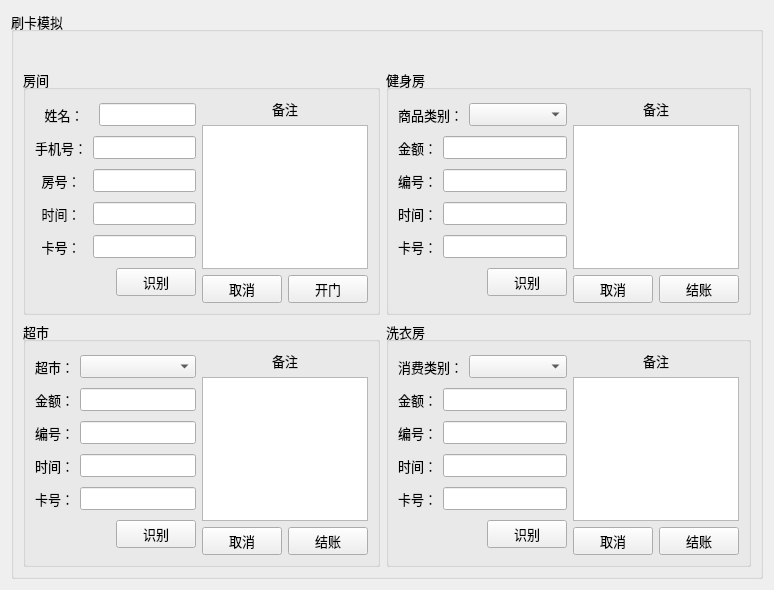
<?xml version="1.0" encoding="UTF-8"?>
<ui version="4.0">
 <class>ConsumePage</class>
 <widget class="QWidget" name="ConsumePage">
  <property name="geometry">
   <rect>
    <x>0</x>
    <y>0</y>
    <width>774</width>
    <height>590</height>
   </rect>
  </property>
  <property name="windowTitle">
   <string>Form</string>
  </property>
  <layout class="QHBoxLayout" name="horizontalLayout">
   <item>
    <widget class="QGroupBox" name="groupBox">
     <property name="font">
      <font>
       <family>Times New Roman</family>
       <pointsize>10</pointsize>
      </font>
     </property>
     <property name="title">
      <string>刷卡模拟</string>
     </property>
     <layout class="QVBoxLayout" name="verticalLayout_9">
      <item>
       <widget class="QLabel" name="label_Tips">
        <property name="font">
         <font>
          <family>Times New Roman</family>
          <pointsize>14</pointsize>
         </font>
        </property>
        <property name="text">
         <string/>
        </property>
        <property name="alignment">
         <set>Qt::AlignCenter</set>
        </property>
        <property name="margin">
         <number>6</number>
        </property>
       </widget>
      </item>
      <item>
       <layout class="QGridLayout" name="gridLayout_3">
        <item row="0" column="0">
         <widget class="QGroupBox" name="groupBox_2">
          <property name="font">
           <font>
            <family>Times New Roman</family>
            <pointsize>10</pointsize>
           </font>
          </property>
          <property name="title">
           <string>房间</string>
          </property>
          <layout class="QGridLayout" name="gridLayout_9" columnstretch="3,2">
           <item row="0" column="0">
            <layout class="QGridLayout" name="gridLayout">
             <item row="1" column="1" colspan="3">
              <widget class="QLineEdit" name="lineEdit_telephoneNumber">
               <property name="font">
                <font>
                 <family>Times New Roman</family>
                 <pointsize>10</pointsize>
                </font>
               </property>
              </widget>
             </item>
             <item row="5" column="2">
              <spacer name="horizontalSpacer">
               <property name="font">
                <font>
                 <family>Times New Roman</family>
                 <pointsize>10</pointsize>
                </font>
               </property>
               <property name="orientation">
                <enum>Qt::Horizontal</enum>
               </property>
               <property name="sizeHint" stdset="0">
                <size>
                 <width>40</width>
                 <height>20</height>
                </size>
               </property>
              </spacer>
             </item>
             <item row="2" column="0">
              <widget class="QLabel" name="label_3">
               <property name="font">
                <font>
                 <family>Times New Roman</family>
                 <pointsize>10</pointsize>
                </font>
               </property>
               <property name="text">
                <string>房号：</string>
               </property>
               <property name="alignment">
                <set>Qt::AlignCenter</set>
               </property>
              </widget>
             </item>
             <item row="4" column="1" colspan="3">
              <widget class="QLineEdit" name="lineEdit_tagId">
               <property name="font">
                <font>
                 <family>Times New Roman</family>
                 <pointsize>10</pointsize>
                </font>
               </property>
               <property name="text">
                <string/>
               </property>
              </widget>
             </item>
             <item row="2" column="1" colspan="3">
              <widget class="QLineEdit" name="lineEdit_roomId">
               <property name="font">
                <font>
                 <family>Times New Roman</family>
                 <pointsize>10</pointsize>
                </font>
               </property>
              </widget>
             </item>
             <item row="0" column="0" colspan="2">
              <widget class="QLabel" name="label">
               <property name="font">
                <font>
                 <family>Times New Roman</family>
                 <pointsize>10</pointsize>
                </font>
               </property>
               <property name="text">
                <string>姓名：</string>
               </property>
               <property name="alignment">
                <set>Qt::AlignCenter</set>
               </property>
              </widget>
             </item>
             <item row="5" column="3">
              <widget class="QPushButton" name="btn_Enventory">
               <property name="font">
                <font>
                 <family>Times New Roman</family>
                 <pointsize>10</pointsize>
                </font>
               </property>
               <property name="text">
                <string>识别</string>
               </property>
              </widget>
             </item>
             <item row="0" column="2" colspan="2">
              <widget class="QLineEdit" name="lineEdit_customerName"/>
             </item>
             <item row="3" column="0">
              <widget class="QLabel" name="label_5">
               <property name="font">
                <font>
                 <family>Times New Roman</family>
                 <pointsize>10</pointsize>
                </font>
               </property>
               <property name="text">
                <string>时间：</string>
               </property>
               <property name="alignment">
                <set>Qt::AlignCenter</set>
               </property>
              </widget>
             </item>
             <item row="3" column="1" colspan="3">
              <widget class="QLineEdit" name="lineEdit_time1">
               <property name="font">
                <font>
                 <family>Times New Roman</family>
                 <pointsize>10</pointsize>
                </font>
               </property>
               <property name="text">
                <string/>
               </property>
              </widget>
             </item>
             <item row="4" column="0">
              <widget class="QLabel" name="label_7">
               <property name="font">
                <font>
                 <family>Times New Roman</family>
                 <pointsize>10</pointsize>
                </font>
               </property>
               <property name="text">
                <string>卡号：</string>
               </property>
               <property name="alignment">
                <set>Qt::AlignCenter</set>
               </property>
              </widget>
             </item>
             <item row="1" column="0">
              <widget class="QLabel" name="label_2">
               <property name="font">
                <font>
                 <family>Times New Roman</family>
                 <pointsize>10</pointsize>
                </font>
               </property>
               <property name="text">
                <string>手机号：</string>
               </property>
               <property name="alignment">
                <set>Qt::AlignCenter</set>
               </property>
              </widget>
             </item>
            </layout>
           </item>
           <item row="0" column="1">
            <layout class="QVBoxLayout" name="verticalLayout_3">
             <item>
              <layout class="QVBoxLayout" name="verticalLayout">
               <item>
                <widget class="QLabel" name="label_6">
                 <property name="font">
                  <font>
                   <family>Times New Roman</family>
                   <pointsize>10</pointsize>
                  </font>
                 </property>
                 <property name="text">
                  <string>备注</string>
                 </property>
                 <property name="alignment">
                  <set>Qt::AlignCenter</set>
                 </property>
                </widget>
               </item>
               <item>
                <widget class="QTextEdit" name="remark">
                 <property name="font">
                  <font>
                   <family>Times New Roman</family>
                   <pointsize>10</pointsize>
                  </font>
                 </property>
                </widget>
               </item>
              </layout>
             </item>
             <item>
              <layout class="QHBoxLayout" name="horizontalLayout_2">
               <item>
                <widget class="QPushButton" name="btn_Cancel">
                 <property name="font">
                  <font>
                   <family>Times New Roman</family>
                   <pointsize>10</pointsize>
                  </font>
                 </property>
                 <property name="text">
                  <string>取消</string>
                 </property>
                </widget>
               </item>
               <item>
                <widget class="QPushButton" name="btn_OK">
                 <property name="font">
                  <font>
                   <family>Times New Roman</family>
                   <pointsize>10</pointsize>
                  </font>
                 </property>
                 <property name="text">
                  <string>开门</string>
                 </property>
                </widget>
               </item>
              </layout>
             </item>
            </layout>
           </item>
          </layout>
         </widget>
        </item>
        <item row="0" column="1">
         <widget class="QGroupBox" name="groupBox_3">
          <property name="font">
           <font>
            <family>Times New Roman</family>
            <pointsize>10</pointsize>
           </font>
          </property>
          <property name="title">
           <string>健身房</string>
          </property>
          <layout class="QGridLayout" name="gridLayout_10" columnstretch="3,2">
           <item row="0" column="0">
            <layout class="QGridLayout" name="gridLayout_2">
             <item row="0" column="0" colspan="2">
              <widget class="QLabel" name="label_8">
               <property name="font">
                <font>
                 <family>Times New Roman</family>
                 <pointsize>10</pointsize>
                </font>
               </property>
               <property name="text">
                <string>商品类别：</string>
               </property>
               <property name="alignment">
                <set>Qt::AlignRight|Qt::AlignTrailing|Qt::AlignVCenter</set>
               </property>
              </widget>
             </item>
             <item row="0" column="2" colspan="2">
              <widget class="QComboBox" name="comboBox_goodsName">
               <property name="font">
                <font>
                 <family>Times New Roman</family>
                 <pointsize>10</pointsize>
                </font>
               </property>
              </widget>
             </item>
             <item row="1" column="0">
              <widget class="QLabel" name="label_9">
               <property name="font">
                <font>
                 <family>Times New Roman</family>
                 <pointsize>10</pointsize>
                </font>
               </property>
               <property name="text">
                <string>金额：</string>
               </property>
               <property name="alignment">
                <set>Qt::AlignRight|Qt::AlignTrailing|Qt::AlignVCenter</set>
               </property>
              </widget>
             </item>
             <item row="1" column="1" colspan="3">
              <widget class="QLineEdit" name="lineEdit_value1">
               <property name="font">
                <font>
                 <family>Times New Roman</family>
                 <pointsize>10</pointsize>
                </font>
               </property>
              </widget>
             </item>
             <item row="3" column="0">
              <widget class="QLabel" name="label_12">
               <property name="font">
                <font>
                 <family>Times New Roman</family>
                 <pointsize>10</pointsize>
                </font>
               </property>
               <property name="text">
                <string>时间：</string>
               </property>
               <property name="alignment">
                <set>Qt::AlignRight|Qt::AlignTrailing|Qt::AlignVCenter</set>
               </property>
              </widget>
             </item>
             <item row="3" column="1" colspan="3">
              <widget class="QLineEdit" name="lineEdit_time2">
               <property name="font">
                <font>
                 <family>Times New Roman</family>
                 <pointsize>10</pointsize>
                </font>
               </property>
               <property name="text">
                <string/>
               </property>
              </widget>
             </item>
             <item row="4" column="1" colspan="3">
              <widget class="QLineEdit" name="lineEdit_tagId1">
               <property name="font">
                <font>
                 <family>Times New Roman</family>
                 <pointsize>10</pointsize>
                </font>
               </property>
               <property name="text">
                <string/>
               </property>
              </widget>
             </item>
             <item row="5" column="2">
              <spacer name="horizontalSpacer_2">
               <property name="font">
                <font>
                 <family>Times New Roman</family>
                 <pointsize>10</pointsize>
                </font>
               </property>
               <property name="orientation">
                <enum>Qt::Horizontal</enum>
               </property>
               <property name="sizeHint" stdset="0">
                <size>
                 <width>40</width>
                 <height>20</height>
                </size>
               </property>
              </spacer>
             </item>
             <item row="4" column="0">
              <widget class="QLabel" name="label_13">
               <property name="font">
                <font>
                 <family>Times New Roman</family>
                 <pointsize>10</pointsize>
                </font>
               </property>
               <property name="text">
                <string>卡号：</string>
               </property>
               <property name="alignment">
                <set>Qt::AlignRight|Qt::AlignTrailing|Qt::AlignVCenter</set>
               </property>
              </widget>
             </item>
             <item row="2" column="0">
              <widget class="QLabel" name="label_10">
               <property name="font">
                <font>
                 <family>Times New Roman</family>
                 <pointsize>10</pointsize>
                </font>
               </property>
               <property name="text">
                <string>编号：</string>
               </property>
               <property name="alignment">
                <set>Qt::AlignRight|Qt::AlignTrailing|Qt::AlignVCenter</set>
               </property>
              </widget>
             </item>
             <item row="5" column="3">
              <widget class="QPushButton" name="btn_Enventory1">
               <property name="font">
                <font>
                 <family>Times New Roman</family>
                 <pointsize>10</pointsize>
                </font>
               </property>
               <property name="text">
                <string>识别</string>
               </property>
              </widget>
             </item>
             <item row="2" column="1" colspan="3">
              <widget class="QLineEdit" name="lineEdit_ReadId1">
               <property name="font">
                <font>
                 <family>Times New Roman</family>
                 <pointsize>10</pointsize>
                </font>
               </property>
              </widget>
             </item>
            </layout>
           </item>
           <item row="0" column="1">
            <layout class="QVBoxLayout" name="verticalLayout_4">
             <item>
              <layout class="QVBoxLayout" name="verticalLayout_2">
               <item>
                <widget class="QLabel" name="label_14">
                 <property name="font">
                  <font>
                   <family>Times New Roman</family>
                   <pointsize>10</pointsize>
                  </font>
                 </property>
                 <property name="text">
                  <string>备注</string>
                 </property>
                 <property name="alignment">
                  <set>Qt::AlignCenter</set>
                 </property>
                </widget>
               </item>
               <item>
                <widget class="QTextEdit" name="remark1">
                 <property name="font">
                  <font>
                   <family>Times New Roman</family>
                   <pointsize>10</pointsize>
                  </font>
                 </property>
                </widget>
               </item>
              </layout>
             </item>
             <item>
              <layout class="QHBoxLayout" name="horizontalLayout_4">
               <item>
                <widget class="QPushButton" name="btn_Return1">
                 <property name="font">
                  <font>
                   <family>Times New Roman</family>
                   <pointsize>10</pointsize>
                  </font>
                 </property>
                 <property name="text">
                  <string>取消</string>
                 </property>
                </widget>
               </item>
               <item>
                <widget class="QPushButton" name="btn_OK1">
                 <property name="font">
                  <font>
                   <family>Times New Roman</family>
                   <pointsize>10</pointsize>
                  </font>
                 </property>
                 <property name="text">
                  <string>结账</string>
                 </property>
                </widget>
               </item>
              </layout>
             </item>
            </layout>
           </item>
          </layout>
         </widget>
        </item>
        <item row="1" column="0">
         <widget class="QGroupBox" name="groupBox_4">
          <property name="font">
           <font>
            <family>Times New Roman</family>
            <pointsize>10</pointsize>
           </font>
          </property>
          <property name="title">
           <string>超市</string>
          </property>
          <layout class="QGridLayout" name="gridLayout_7" columnstretch="3,2">
           <item row="0" column="0">
            <layout class="QGridLayout" name="gridLayout_4">
             <item row="4" column="1" colspan="3">
              <widget class="QLineEdit" name="lineEdit_tagId2">
               <property name="font">
                <font>
                 <family>Times New Roman</family>
                 <pointsize>10</pointsize>
                </font>
               </property>
               <property name="text">
                <string/>
               </property>
              </widget>
             </item>
             <item row="4" column="0">
              <widget class="QLabel" name="label_20">
               <property name="font">
                <font>
                 <family>Times New Roman</family>
                 <pointsize>10</pointsize>
                </font>
               </property>
               <property name="text">
                <string>卡号：</string>
               </property>
               <property name="alignment">
                <set>Qt::AlignRight|Qt::AlignTrailing|Qt::AlignVCenter</set>
               </property>
              </widget>
             </item>
             <item row="5" column="2">
              <spacer name="horizontalSpacer_3">
               <property name="font">
                <font>
                 <family>Times New Roman</family>
                 <pointsize>10</pointsize>
                </font>
               </property>
               <property name="orientation">
                <enum>Qt::Horizontal</enum>
               </property>
               <property name="sizeHint" stdset="0">
                <size>
                 <width>40</width>
                 <height>20</height>
                </size>
               </property>
              </spacer>
             </item>
             <item row="3" column="1" colspan="3">
              <widget class="QLineEdit" name="lineEdit_time3">
               <property name="font">
                <font>
                 <family>Times New Roman</family>
                 <pointsize>10</pointsize>
                </font>
               </property>
               <property name="text">
                <string/>
               </property>
              </widget>
             </item>
             <item row="0" column="0">
              <widget class="QLabel" name="label_15">
               <property name="font">
                <font>
                 <family>Times New Roman</family>
                 <pointsize>10</pointsize>
                </font>
               </property>
               <property name="text">
                <string>超市：</string>
               </property>
               <property name="alignment">
                <set>Qt::AlignRight|Qt::AlignTrailing|Qt::AlignVCenter</set>
               </property>
              </widget>
             </item>
             <item row="5" column="3">
              <widget class="QPushButton" name="btn_Enventory2">
               <property name="font">
                <font>
                 <family>Times New Roman</family>
                 <pointsize>10</pointsize>
                </font>
               </property>
               <property name="text">
                <string>识别</string>
               </property>
              </widget>
             </item>
             <item row="0" column="1" colspan="3">
              <widget class="QComboBox" name="comboBox_supermarket">
               <property name="font">
                <font>
                 <family>Times New Roman</family>
                 <pointsize>10</pointsize>
                </font>
               </property>
              </widget>
             </item>
             <item row="1" column="1" colspan="3">
              <widget class="QLineEdit" name="lineEdit_value2">
               <property name="font">
                <font>
                 <family>Times New Roman</family>
                 <pointsize>10</pointsize>
                </font>
               </property>
              </widget>
             </item>
             <item row="1" column="0">
              <widget class="QLabel" name="label_16">
               <property name="font">
                <font>
                 <family>Times New Roman</family>
                 <pointsize>10</pointsize>
                </font>
               </property>
               <property name="text">
                <string>金额：</string>
               </property>
               <property name="alignment">
                <set>Qt::AlignRight|Qt::AlignTrailing|Qt::AlignVCenter</set>
               </property>
              </widget>
             </item>
             <item row="2" column="1" colspan="3">
              <widget class="QLineEdit" name="lineEdit_ReadId2">
               <property name="font">
                <font>
                 <family>Times New Roman</family>
                 <pointsize>10</pointsize>
                </font>
               </property>
              </widget>
             </item>
             <item row="3" column="0">
              <widget class="QLabel" name="label_19">
               <property name="font">
                <font>
                 <family>Times New Roman</family>
                 <pointsize>10</pointsize>
                </font>
               </property>
               <property name="text">
                <string>时间：</string>
               </property>
               <property name="alignment">
                <set>Qt::AlignRight|Qt::AlignTrailing|Qt::AlignVCenter</set>
               </property>
              </widget>
             </item>
             <item row="2" column="0">
              <widget class="QLabel" name="label_17">
               <property name="font">
                <font>
                 <family>Times New Roman</family>
                 <pointsize>10</pointsize>
                </font>
               </property>
               <property name="text">
                <string>编号：</string>
               </property>
               <property name="alignment">
                <set>Qt::AlignRight|Qt::AlignTrailing|Qt::AlignVCenter</set>
               </property>
              </widget>
             </item>
            </layout>
           </item>
           <item row="0" column="1">
            <layout class="QVBoxLayout" name="verticalLayout_5">
             <item>
              <layout class="QVBoxLayout" name="verticalLayout_6">
               <item>
                <widget class="QLabel" name="label_21">
                 <property name="font">
                  <font>
                   <family>Times New Roman</family>
                   <pointsize>10</pointsize>
                  </font>
                 </property>
                 <property name="text">
                  <string>备注</string>
                 </property>
                 <property name="alignment">
                  <set>Qt::AlignCenter</set>
                 </property>
                </widget>
               </item>
               <item>
                <widget class="QTextEdit" name="remark2">
                 <property name="font">
                  <font>
                   <family>Times New Roman</family>
                   <pointsize>10</pointsize>
                  </font>
                 </property>
                </widget>
               </item>
              </layout>
             </item>
             <item>
              <layout class="QHBoxLayout" name="horizontalLayout_6">
               <item>
                <widget class="QPushButton" name="btn_Return2">
                 <property name="font">
                  <font>
                   <family>Times New Roman</family>
                   <pointsize>10</pointsize>
                  </font>
                 </property>
                 <property name="text">
                  <string>取消</string>
                 </property>
                </widget>
               </item>
               <item>
                <widget class="QPushButton" name="btn_OK2">
                 <property name="font">
                  <font>
                   <family>Times New Roman</family>
                   <pointsize>10</pointsize>
                  </font>
                 </property>
                 <property name="text">
                  <string>结账</string>
                 </property>
                </widget>
               </item>
              </layout>
             </item>
            </layout>
           </item>
          </layout>
         </widget>
        </item>
        <item row="1" column="1">
         <widget class="QGroupBox" name="groupBox_5">
          <property name="font">
           <font>
            <family>Times New Roman</family>
            <pointsize>10</pointsize>
           </font>
          </property>
          <property name="title">
           <string>洗衣房</string>
          </property>
          <layout class="QGridLayout" name="gridLayout_8" columnstretch="3,2">
           <item row="0" column="0">
            <layout class="QGridLayout" name="gridLayout_5">
             <item row="3" column="0">
              <widget class="QLabel" name="label_26">
               <property name="font">
                <font>
                 <family>Times New Roman</family>
                 <pointsize>10</pointsize>
                </font>
               </property>
               <property name="text">
                <string>时间：</string>
               </property>
               <property name="alignment">
                <set>Qt::AlignRight|Qt::AlignTrailing|Qt::AlignVCenter</set>
               </property>
              </widget>
             </item>
             <item row="1" column="0">
              <widget class="QLabel" name="label_23">
               <property name="font">
                <font>
                 <family>Times New Roman</family>
                 <pointsize>10</pointsize>
                </font>
               </property>
               <property name="text">
                <string>金额：</string>
               </property>
               <property name="alignment">
                <set>Qt::AlignRight|Qt::AlignTrailing|Qt::AlignVCenter</set>
               </property>
              </widget>
             </item>
             <item row="1" column="1" colspan="3">
              <widget class="QLineEdit" name="lineEdit_value3">
               <property name="font">
                <font>
                 <family>Times New Roman</family>
                 <pointsize>10</pointsize>
                </font>
               </property>
              </widget>
             </item>
             <item row="3" column="1" colspan="3">
              <widget class="QLineEdit" name="lineEdit_time4">
               <property name="font">
                <font>
                 <family>Times New Roman</family>
                 <pointsize>10</pointsize>
                </font>
               </property>
               <property name="text">
                <string/>
               </property>
              </widget>
             </item>
             <item row="5" column="2">
              <spacer name="horizontalSpacer_4">
               <property name="font">
                <font>
                 <family>Times New Roman</family>
                 <pointsize>10</pointsize>
                </font>
               </property>
               <property name="orientation">
                <enum>Qt::Horizontal</enum>
               </property>
               <property name="sizeHint" stdset="0">
                <size>
                 <width>40</width>
                 <height>20</height>
                </size>
               </property>
              </spacer>
             </item>
             <item row="4" column="0">
              <widget class="QLabel" name="label_27">
               <property name="font">
                <font>
                 <family>Times New Roman</family>
                 <pointsize>10</pointsize>
                </font>
               </property>
               <property name="text">
                <string>卡号：</string>
               </property>
               <property name="alignment">
                <set>Qt::AlignRight|Qt::AlignTrailing|Qt::AlignVCenter</set>
               </property>
              </widget>
             </item>
             <item row="5" column="3">
              <widget class="QPushButton" name="btn_Enventory3">
               <property name="font">
                <font>
                 <family>Times New Roman</family>
                 <pointsize>10</pointsize>
                </font>
               </property>
               <property name="text">
                <string>识别</string>
               </property>
              </widget>
             </item>
             <item row="4" column="1" colspan="3">
              <widget class="QLineEdit" name="lineEdit_tagId3">
               <property name="font">
                <font>
                 <family>Times New Roman</family>
                 <pointsize>10</pointsize>
                </font>
               </property>
               <property name="text">
                <string/>
               </property>
              </widget>
             </item>
             <item row="2" column="0">
              <widget class="QLabel" name="label_24">
               <property name="font">
                <font>
                 <family>Times New Roman</family>
                 <pointsize>10</pointsize>
                </font>
               </property>
               <property name="text">
                <string>编号：</string>
               </property>
               <property name="alignment">
                <set>Qt::AlignRight|Qt::AlignTrailing|Qt::AlignVCenter</set>
               </property>
              </widget>
             </item>
             <item row="2" column="1" colspan="3">
              <widget class="QLineEdit" name="lineEdit_ReadId3">
               <property name="font">
                <font>
                 <family>Times New Roman</family>
                 <pointsize>10</pointsize>
                </font>
               </property>
              </widget>
             </item>
             <item row="0" column="0" colspan="2">
              <widget class="QLabel" name="label_22">
               <property name="font">
                <font>
                 <family>Times New Roman</family>
                 <pointsize>10</pointsize>
                </font>
               </property>
               <property name="text">
                <string>消费类别：</string>
               </property>
               <property name="alignment">
                <set>Qt::AlignRight|Qt::AlignTrailing|Qt::AlignVCenter</set>
               </property>
              </widget>
             </item>
             <item row="0" column="2" colspan="2">
              <widget class="QComboBox" name="comboBox_castType">
               <property name="font">
                <font>
                 <family>Times New Roman</family>
                 <pointsize>10</pointsize>
                </font>
               </property>
              </widget>
             </item>
            </layout>
           </item>
           <item row="0" column="1">
            <layout class="QVBoxLayout" name="verticalLayout_7">
             <item>
              <layout class="QVBoxLayout" name="verticalLayout_8">
               <item>
                <widget class="QLabel" name="label_28">
                 <property name="font">
                  <font>
                   <family>Times New Roman</family>
                   <pointsize>10</pointsize>
                  </font>
                 </property>
                 <property name="text">
                  <string>备注</string>
                 </property>
                 <property name="alignment">
                  <set>Qt::AlignCenter</set>
                 </property>
                </widget>
               </item>
               <item>
                <widget class="QTextEdit" name="remark3">
                 <property name="font">
                  <font>
                   <family>Times New Roman</family>
                   <pointsize>10</pointsize>
                  </font>
                 </property>
                </widget>
               </item>
              </layout>
             </item>
             <item>
              <layout class="QHBoxLayout" name="horizontalLayout_8">
               <item>
                <widget class="QPushButton" name="btn_Return3">
                 <property name="font">
                  <font>
                   <family>Times New Roman</family>
                   <pointsize>10</pointsize>
                  </font>
                 </property>
                 <property name="text">
                  <string>取消</string>
                 </property>
                </widget>
               </item>
               <item>
                <widget class="QPushButton" name="btn_OK3">
                 <property name="font">
                  <font>
                   <family>Times New Roman</family>
                   <pointsize>10</pointsize>
                  </font>
                 </property>
                 <property name="text">
                  <string>结账</string>
                 </property>
                </widget>
               </item>
              </layout>
             </item>
            </layout>
           </item>
          </layout>
         </widget>
        </item>
       </layout>
      </item>
     </layout>
    </widget>
   </item>
  </layout>
 </widget>
 <resources/>
 <connections/>
</ui>
